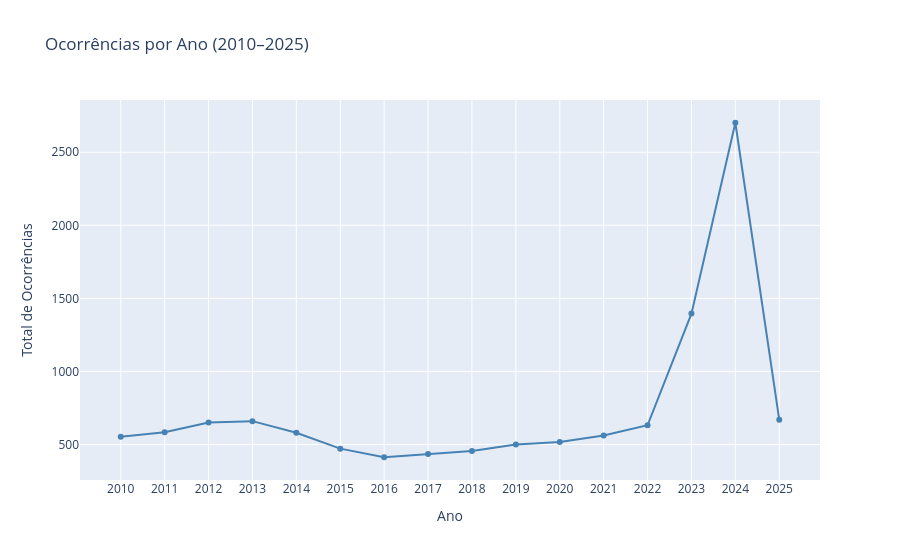

Notebook code for this chart:
### Markdown cell above
### 3.6 — Análise Temporal

A distribuição de severidade ao longo do tempo não é estacionária: a criação da ANAC em 2005 e a adoção dos padrões RBAC reduziram estruturalmente a frequência de eventos graves. Dados de décadas anteriores podem refletir uma realidade regulatória e tecnológica incompatível com o risco contemporâneo.

### Code cell
df['ocorrencia_dia'] = pd.to_datetime(df['ocorrencia_dia'], format='%d/%m/%Y', errors='coerce')
df['ano'] = df['ocorrencia_dia'].dt.year

por_ano = df.groupby('ano').size().reset_index(name='total')
por_ano = por_ano[por_ano['ano'].between(2010, 2025)]

fig = px.line(
    por_ano, x='ano', y='total',
    markers=True,
    title='Ocorrências por Ano (2010–2025)',
    labels={'ano': 'Ano', 'total': 'Total de Ocorrências'},
    color_discrete_sequence=['steelblue']
)
fig.update_xaxes(dtick=1)
fig.show()

### Figure 1 — Plotly figure (JSON) as saved in the notebook; plotly's stock layout.template omitted (floating-point values rounded to 4 significant figures)
{"data": [{"hovertemplate": "Ano=%{x}<br>Total de Ocorrências=%{y}<extra></extra>", "legendgroup": "", "line": {"color": "steelblue", "dash": "solid"}, "marker": {"symbol": "circle"}, "mode": "lines+markers", "name": "", "orientation": "v", "showlegend": false, "type": "scatter", "x": [2010, 2011, 2012, 2013, 2014, 2015, 2016, 2017, 2018, 2019, 2020, 2021, 2022, 2023, 2024, 2025], "xaxis": "x", "y": [553, 584, 651, 660, 581, 472, 413, 436, 455, 500, 518, 562, 632, 1396, 2702, 670], "yaxis": "y"}], "layout": {"legend": {"tracegroupgap": 0}, "title": {"text": "Ocorrências por Ano (2010–2025)"}, "xaxis": {"anchor": "y", "domain": [0, 1], "dtick": 1, "title": {"text": "Ano"}}, "yaxis": {"anchor": "x", "domain": [0, 1], "title": {"text": "Total de Ocorrências"}}}}
